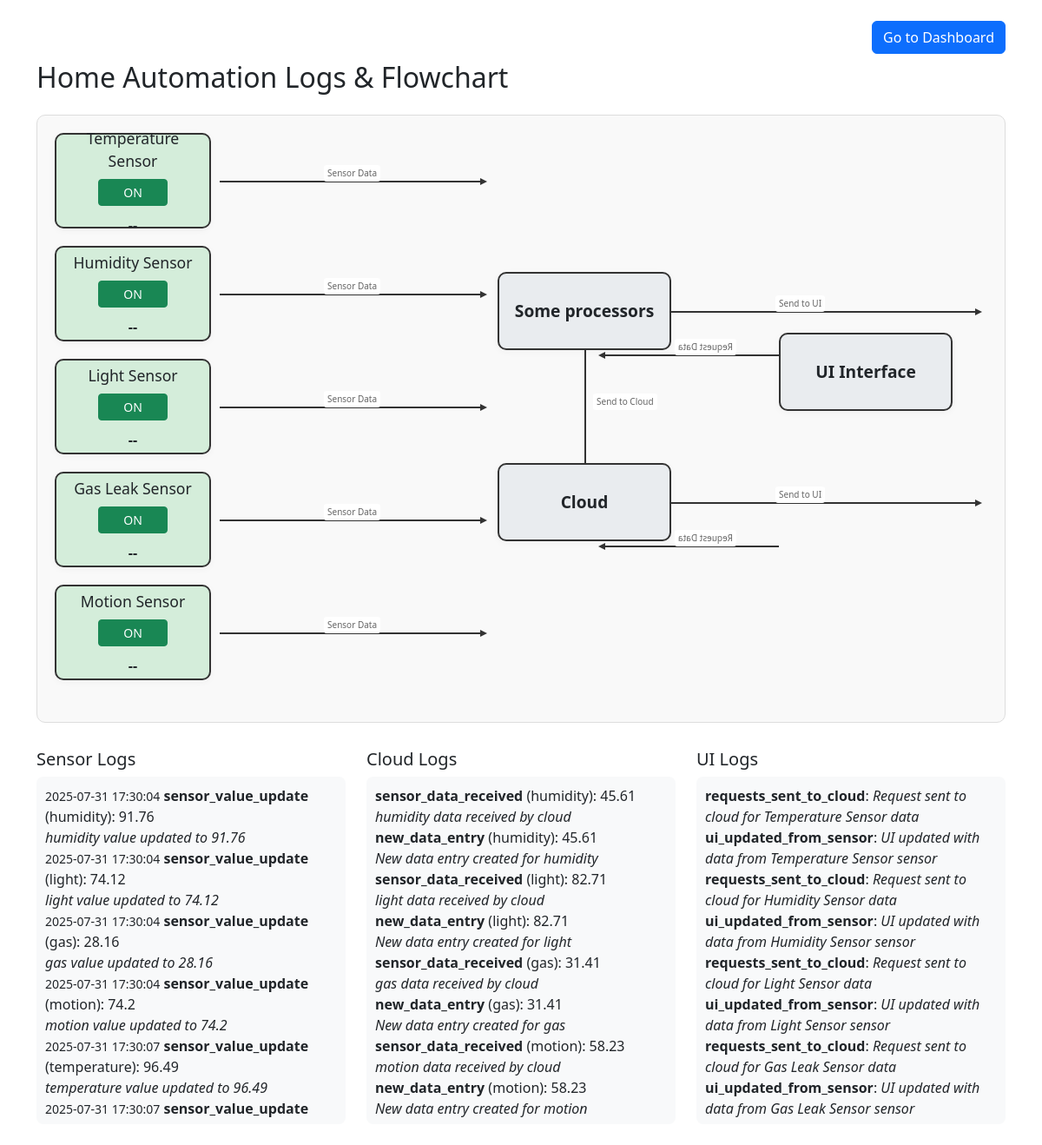
The page / on the database its author committed.
### homeauto/models.py (models this page shows)
class SensorLog(models.Model):
    timestamp = models.DateTimeField(default=timezone.now)
    sensor = models.CharField(max_length=20, choices=SENSOR_CHOICES)
    event_type = models.CharField(max_length=50)
    value = models.CharField(max_length=100, blank=True, null=True)
    details = models.TextField(blank=True, null=True)
    class Meta:
        ordering = ['-timestamp']

class CloudLog(models.Model):
    timestamp = models.DateTimeField(default=timezone.now)
    event_type = models.CharField(max_length=50)
    sensor = models.CharField(max_length=20, choices=SENSOR_CHOICES, blank=True, null=True)
    value = models.CharField(max_length=100, blank=True, null=True)
    details = models.TextField(blank=True, null=True)
    class Meta:
        ordering = ['-timestamp']

class UILog(models.Model):
    timestamp = models.DateTimeField(default=timezone.now)
    event_type = models.CharField(max_length=50)
    details = models.TextField(blank=True, null=True)
    class Meta:
        ordering = ['-timestamp']

### homeauto/views.py (the view, shortened to what this page needs)
# urls.py: path('', views.logs_page, name='logs_page'),
def logs_page(request):
    UILog.objects.create(
        event_type='interface_opened',
        details='Logs interface opened'
    )
    for key, label in SENSOR_LIST:
        SensorLog.objects.create(
            sensor=key,
            event_type='ui_requests_sensor_data',
            details='UI requested data from sensor'
        )
        CloudLog.objects.create(
            sensor=key,
            event_type='ui_requests_data_from_cloud',
            details='UI requested data from cloud'
        )
        UILog.objects.create(
            event_type='requests_sent_to_cloud',
            details=f'Request sent to cloud for {label} data'
        )
        CloudLog.objects.create(
            sensor=key,
            event_type='data_sent_to_cloud',
            details='Data sent to cloud from UI or sensor'
        )
        SensorLog.objects.create(
            sensor=key,
            event_type='data_sent_to_ui',
            details='Sensor data sent to UI'
        )
        CloudLog.objects.create(
            sensor=key,
            event_type='data_sent_to_ui',
            details='Cloud data sent to UI'
        )
        state = SENSOR_STATE[key]
        if state['on']:
            SensorLog.objects.create(
                sensor=key,
                event_type='ui_requests_sensor_data',
                details='UI requested data from sensor'
            )
            UILog.objects.create(
                event_type='ui_updated_from_sensor',
                details=f'UI updated with data from {label} sensor'
            )
    sensor_logs = SensorLog.objects.all()[:50][::-1]
    cloud_logs = CloudLog.objects.all()[:50][::-1]
    ui_logs = UILog.objects.all()[:50][::-1]
    ist = pytz.timezone('Asia/Kolkata')
    def add_ist(log):
        log.timestamp_ist = timezone.localtime(log.timestamp, ist).strftime('%Y-%m-%d %H:%M:%S')
        return log
    sensor_logs = [add_ist(l) for l in sensor_logs]
    cloud_logs = [add_ist(l) for l in cloud_logs]
    ui_logs = [add_ist(l) for l in ui_logs]
    sensor_states = []
    for key, label in SENSOR_LIST:
        state = SENSOR_STATE[key]
        sensor_states.append({
            'key': key,
            'label': label,
            'on': state['on'],
            'value': state['value'],
        })
    return render(request, 'homeauto/logs_page.html', {
        'sensor_logs': sensor_logs,
        'cloud_logs': cloud_logs,
        'ui_logs': ui_logs,
        'sensor_states': sensor_states,
    })

### homeauto/templates/homeauto/logs_page.html (shortened to what this page needs)
{% load static %}
<!DOCTYPE html>
<html lang="en">
<head>
    <link rel="stylesheet" href="https://cdn.jsdelivr.net/npm/bootstrap@5.3.0/dist/css/bootstrap.min.css">
</head>
<body class="container py-4">
    <div class="d-flex justify-content-end mb-2">
        <a href="/dashboard/" class="btn btn-primary">Go to Dashboard</a>
    </div>
    <h2 class="mb-4">Home Automation Logs & Flowchart</h2>
    <div class="flowchart-container">
        {% for sensor in sensor_states %}
        <div class="flowchart-box sensor-{{ forloop.counter }} {% if sensor.on %}sensor-on{% else %}sensor-off{% endif %}" style="height: 110px; display: flex; flex-direction: column; justify-content: center; align-items: center;">
            <div style="font-size: 1.1em; font-weight: 500; text-align: center; width: 100%;">{{ sensor.label }}</div>
            <button class="btn btn-sm {% if sensor.on %}btn-success{% else %}btn-danger{% endif %} sensor-toggle mt-2 mb-1" data-sensor="{{ sensor.key }}" style="width: 80px;">{% if sensor.on %}ON{% else %}OFF{% endif %}</button>
            <div class="sensor-value" style="width: 100%; text-align: center;">{{ sensor.value|default:'--' }}</div>
        </div>
        {% if forloop.counter == 1 %}
        <div class="arrow arrow-h" style="top: 75px; left: 210px; width: 300px;">
            <div class="arrow-head-right"></div>
            <div class="arrow-label" style="left: 120px; top: -18px;">Sensor Data</div>
        </div>
        {% elif forloop.counter == 2 %}
        <div class="arrow arrow-h" style="top: 205px; left: 210px; width: 300px;">
            <div class="arrow-head-right"></div>
            <div class="arrow-label" style="left: 120px; top: -18px;">Sensor Data</div>
        </div>
        {% elif forloop.counter == 3 %}
        <div class="arrow arrow-h" style="top: 335px; left: 210px; width: 300px;">
            <div class="arrow-head-right"></div>
            <div class="arrow-label" style="left: 120px; top: -18px;">Sensor Data</div>
        </div>
        {% elif forloop.counter == 4 %}
        <div class="arrow arrow-h" style="top: 465px; left: 210px; width: 300px;">
            <div class="arrow-head-right"></div>
            <div class="arrow-label" style="left: 120px; top: -18px;">Sensor Data</div>
        </div>
        {% elif forloop.counter == 5 %}
        <div class="arrow arrow-h" style="top: 595px; left: 210px; width: 300px;">
            <div class="arrow-head-right"></div>
            <div class="arrow-label" style="left: 120px; top: -18px;">Sensor Data</div>
        </div>
        {% endif %}
        {% endfor %}
        <div class="flowchart-box processor" style="top: 180px; left: 530px;">
            <div><strong>Some processors</strong></div>
        </div>
        <div class="arrow arrow-v" style="top: 270px; left: 630px; height: 130px;">
            <div class="arrow-label" style="left: 10px; top: 50px;">Send to Cloud</div>
        </div>
        <div class="arrow arrow-h" style="top: 225px; left: 730px; width: 350px;">
            <div class="arrow-head-right"></div>
            <div class="arrow-label" style="left: 120px; top: -18px;">Send to UI</div>
        </div>
        <div class="flowchart-box cloud" style="top: 400px; left: 530px;">
            <div><strong>Cloud</strong></div>
        </div>
        <div class="arrow arrow-h" style="top: 445px; left: 730px; width: 350px;">
            <div class="arrow-head-right"></div>
            <div class="arrow-label" style="left: 120px; top: -18px;">Send to UI</div>
        </div>
        <div class="flowchart-box ui" style="top: 250px; right: 60px;">
            <div><strong>UI Interface</strong></div>
        </div>
        <div class="arrow arrow-h" style="top: 275px; right: 260px; width: 200px; transform: scaleX(-1);">
            <div class="arrow-head-right"></div>
            <div class="arrow-label" style="right: 80px; top: -18px;">Request Data</div>
        </div>
        <div class="arrow arrow-h" style="top: 495px; right: 260px; width: 200px; transform: scaleX(-1);">
            <div class="arrow-head-right"></div>
            <div class="arrow-label" style="right: 80px; top: -18px;">Request Data</div>
        </div>
    </div>
    <div class="row">
        <div class="col-md-4">
            <h5>Sensor Logs</h5>
            <div id="sensor-logs" class="log-col">
                {% for log in sensor_logs %}
                <div><small>{{ log.timestamp_ist }}</small> <b>{{ log.event_type }}</b> ({{ log.sensor }}): {{ log.value }} <br><i>{{ log.details }}</i></div>
                {% endfor %}
            </div>
        </div>
        <div class="col-md-4">
            <h5>Cloud Logs</h5>
            <div id="cloud-logs" class="log-col">
                {% for log in cloud_logs %}
                <div><small>{% with log.timestamp|date:'U' as uts %}{{ uts|add:19800|date:'Y-m-d H:i:s' }}{% endwith %}</small> <b>{{ log.event_type }}</b> ({{ log.sensor }}): {{ log.value }} <br><i>{{ log.details }}</i></div>
                {% endfor %}
            </div>
        </div>
        <div class="col-md-4">
            <h5>UI Logs</h5>
            <div id="ui-logs" class="log-col">
                {% for log in ui_logs %}
                <div><small>{% with log.timestamp|date:'U' as uts %}{{ uts|add:19800|date:'Y-m-d H:i:s' }}{% endwith %}</small> <b>{{ log.event_type }}</b>: <i>{{ log.details }}</i></div>
                {% endfor %}
            </div>
        </div>
    </div>
</body>
</html>

### homeauto/templates/homeauto/logs_page.html (style rules this page uses)
.log-col { height: 400px; overflow-y: scroll; background: #f8f9fa; border-radius: 8px; padding: 10px; }
.sensor-toggle { margin-bottom: 10px; }
.flowchart-box { border: 2px solid #333; border-radius: 10px; padding: 10px; background: #e9ecef; min-height: 80px; min-width: 150px; display: flex; flex-direction: column; align-items: center; justify-content: center; box-shadow: 0 2px 8px rgba(0,0,0,0.04); }
.sensor-on { background: #d4edda; }
.sensor-value { font-weight: bold; margin-top: 6px; }
.flowchart-container { position: relative; width: 100%; height: 700px; margin-bottom: 30px; background: #f9f9f9; border: 1px solid #ddd; border-radius: 10px; }
.sensor-1 { position: absolute; top: 20px; left: 20px; width: 180px; }
.sensor-2 { position: absolute; top: 150px; left: 20px; width: 180px; }
.sensor-3 { position: absolute; top: 280px; left: 20px; width: 180px; }
.sensor-4 { position: absolute; top: 410px; left: 20px; width: 180px; }
.sensor-5 { position: absolute; top: 540px; left: 20px; width: 180px; }
.processor { position: absolute; top: 180px; left: 530px; width: 200px; min-height: 90px; text-align: center; display: flex; align-items: center; justify-content: center; font-size: 1.2em; font-weight: bold; }
.cloud { position: absolute; top: 400px; left: 530px; width: 200px; min-height: 90px; text-align: center; display: flex; align-items: center; justify-content: center; font-size: 1.2em; font-weight: bold; }
.ui { position: absolute; top: 250px; right: 60px; width: 200px; min-height: 90px; text-align: center; display: flex; align-items: center; justify-content: center; font-size: 1.2em; font-weight: bold; }
.arrow { position: absolute; background: #333; }
.arrow-h { height: 2px; }
.arrow-v { width: 2px; }
.arrow-head-right { position: absolute; right: -8px; top: -3px; width: 0; height: 0; border-left: 8px solid #333; border-top: 4px solid transparent; border-bottom: 4px solid transparent; }
.arrow-label { position: absolute; font-size: 10px; color: #666; background: white; padding: 2px 4px; border-radius: 3px; white-space: nowrap; }

### rows shown on the page
UILog: event_type "requests_sent_to_cloud", details "Request sent to cloud for Temperature Sensor data"
UILog: event_type "ui_updated_from_sensor", details "UI updated with data from Temperature Sensor sensor"
UILog: event_type "requests_sent_to_cloud", details "Request sent to cloud for Humidity Sensor data"
UILog: event_type "ui_updated_from_sensor", details "UI updated with data from Humidity Sensor sensor"
UILog: event_type "requests_sent_to_cloud", details "Request sent to cloud for Light Sensor data"
UILog: event_type "ui_updated_from_sensor", details "UI updated with data from Light Sensor sensor"
UILog: event_type "requests_sent_to_cloud", details "Request sent to cloud for Gas Leak Sensor data"
UILog: event_type "ui_updated_from_sensor", details "UI updated with data from Gas Leak Sensor sensor"

### other values the page prints
{{ sensor.label }} "Temperature Sensor" "Humidity Sensor" "Light Sensor" "Gas Leak Sensor" "Motion Sensor"
{{ sensor.value|default:'--' }} "--" "--" "--" "--" "--"
